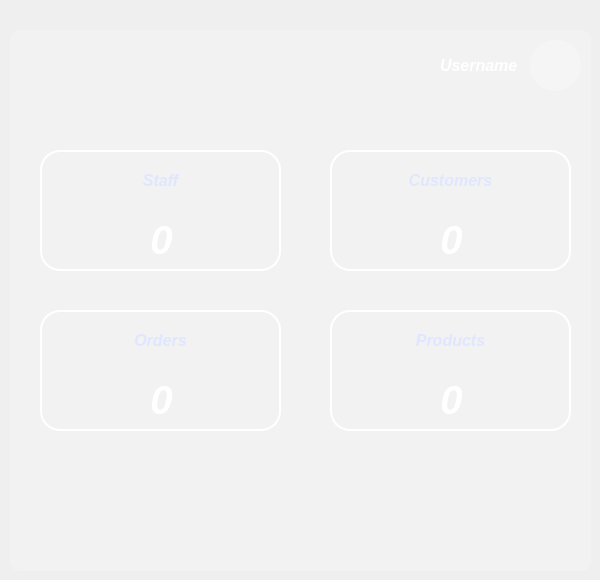
    <widget class="QWidget" name="dashboardPage">
     <widget class="QWidget" name="dashboardWidget" native="true">
      <property name="geometry">
       <rect>
        <x>10</x>
        <y>30</y>
        <width>581</width>
        <height>541</height>
       </rect>
      </property>
      <property name="styleSheet">
       <string notr="true">QWidget{
background-color: qlineargradient(spread:pad, x1:0, y1:0, x2:1, y2:0, stop:1 rgba(255, 255, 255, 54));
border-radius: 10px;
}
</string>
      </property>
      <widget class="QLabel" name="username">
       <property name="geometry">
        <rect>
         <x>430</x>
         <y>20</y>
         <width>81</width>
         <height>31</height>
        </rect>
       </property>
       <property name="font">
        <font>
         <family>Segoe UI</family>
         <pointsize>12</pointsize>
         <weight>75</weight>
         <italic>true</italic>
         <bold>true</bold>
        </font>
       </property>
       <property name="styleSheet">
        <string notr="true">font-style: italic;
border: none;
color: white;
background: transparent;</string>
       </property>
       <property name="text">
        <string>Username</string>
       </property>
      </widget>
      <widget class="QWidget" name="StaffTile" native="true">
       <property name="geometry">
        <rect>
         <x>30</x>
         <y>120</y>
         <width>241</width>
         <height>121</height>
        </rect>
       </property>
       <property name="styleSheet">
        <string notr="true">QWidget{
border: 2px solid white;
background-color: qlineargradient(spread:pad, x1:0, y1:0, x2:1, y2:0, stop:1 rgba(245, 245, 245, 44));
border-radius: 20px;  
}

QWidget:hover{
	width: 238px;
	height: 118px;	
}</string>
       </property>
       <widget class="QLabel" name="label_2">
        <property name="geometry">
         <rect>
          <x>20</x>
          <y>10</y>
          <width>201</width>
          <height>41</height>
         </rect>
        </property>
        <property name="font">
         <font>
          <family>Arial</family>
          <pointsize>12</pointsize>
          <weight>75</weight>
          <italic>true</italic>
          <bold>true</bold>
         </font>
        </property>
        <property name="styleSheet">
         <string notr="true">border: none;
background: transparent;
color:#dfe6ff;</string>
        </property>
        <property name="text">
         <string>Staff</string>
        </property>
        <property name="alignment">
         <set>Qt::AlignCenter</set>
        </property>
       </widget>
       <widget class="QLabel" name="staffCount">
        <property name="geometry">
         <rect>
          <x>16</x>
          <y>69</y>
          <width>211</width>
          <height>41</height>
         </rect>
        </property>
        <property name="font">
         <font>
          <family>Arial</family>
          <pointsize>30</pointsize>
          <weight>75</weight>
          <italic>true</italic>
          <bold>true</bold>
         </font>
        </property>
        <property name="styleSheet">
         <string notr="true">border: none;
background: transparent;
color: white;</string>
        </property>
        <property name="text">
         <string>0</string>
        </property>
        <property name="alignment">
         <set>Qt::AlignCenter</set>
        </property>
       </widget>
      </widget>
      <widget class="QWidget" name="customerTile" native="true">
       <property name="geometry">
        <rect>
         <x>320</x>
         <y>120</y>
         <width>241</width>
         <height>121</height>
        </rect>
       </property>
       <property name="styleSheet">
        <string notr="true">QWidget{
border: 2px solid white;
background-color: qlineargradient(spread:pad, x1:0, y1:0, x2:1, y2:0, stop:1 rgba(245, 245, 245, 44));
border-radius: 20px;  
}

QWidget:hover{
	width: 238px;
	height: 118px;	
}</string>
       </property>
       <widget class="QLabel" name="label_18">
        <property name="geometry">
         <rect>
          <x>20</x>
          <y>10</y>
          <width>201</width>
          <height>41</height>
         </rect>
        </property>
        <property name="font">
         <font>
          <family>Arial</family>
          <pointsize>12</pointsize>
          <weight>75</weight>
          <italic>true</italic>
          <bold>true</bold>
         </font>
        </property>
        <property name="styleSheet">
         <string notr="true">border: none;
background: transparent;
color:#dfe6ff;v</string>
        </property>
        <property name="text">
         <string>Customers</string>
        </property>
        <property name="alignment">
         <set>Qt::AlignCenter</set>
        </property>
       </widget>
       <widget class="QLabel" name="customerCount">
        <property name="geometry">
         <rect>
          <x>16</x>
          <y>69</y>
          <width>211</width>
          <height>41</height>
         </rect>
        </property>
        <property name="font">
         <font>
          <family>Arial</family>
          <pointsize>30</pointsize>
          <weight>75</weight>
          <italic>true</italic>
          <bold>true</bold>
         </font>
        </property>
        <property name="styleSheet">
         <string notr="true">border: none;
background: transparent;
color: white;</string>
        </property>
        <property name="text">
         <string>0</string>
        </property>
        <property name="alignment">
         <set>Qt::AlignCenter</set>
        </property>
       </widget>
      </widget>
      <widget class="QWidget" name="productsTile" native="true">
       <property name="geometry">
        <rect>
         <x>320</x>
         <y>280</y>
         <width>241</width>
         <height>121</height>
        </rect>
       </property>
       <property name="styleSheet">
        <string notr="true">QWidget{
border: 2px solid white;
background-color: qlineargradient(spread:pad, x1:0, y1:0, x2:1, y2:0, stop:1 rgba(245, 245, 245, 44));
border-radius: 20px;  
}

QWidget:hover{
	width: 238px;
	height: 118px;	
}</string>
       </property>
       <widget class="QLabel" name="label_20">
        <property name="geometry">
         <rect>
          <x>20</x>
          <y>10</y>
          <width>201</width>
          <height>41</height>
         </rect>
        </property>
        <property name="font">
         <font>
          <family>Arial</family>
          <pointsize>12</pointsize>
          <weight>75</weight>
          <italic>true</italic>
          <bold>true</bold>
         </font>
        </property>
        <property name="styleSheet">
         <string notr="true">border: none;
background: transparent;
color:#dfe6ff;v</string>
        </property>
        <property name="text">
         <string>Products</string>
        </property>
        <property name="alignment">
         <set>Qt::AlignCenter</set>
        </property>
       </widget>
       <widget class="QLabel" name="productCount">
        <property name="geometry">
         <rect>
          <x>16</x>
          <y>69</y>
          <width>211</width>
          <height>41</height>
         </rect>
        </property>
        <property name="font">
         <font>
          <family>Arial</family>
          <pointsize>30</pointsize>
          <weight>75</weight>
          <italic>true</italic>
          <bold>true</bold>
         </font>
        </property>
        <property name="styleSheet">
         <string notr="true">border: none;
background: transparent;
color: white;</string>
        </property>
        <property name="text">
         <string>0</string>
        </property>
        <property name="alignment">
         <set>Qt::AlignCenter</set>
        </property>
       </widget>
      </widget>
      <widget class="QWidget" name="ordersTile" native="true">
       <property name="geometry">
        <rect>
         <x>30</x>
         <y>280</y>
         <width>241</width>
         <height>121</height>
        </rect>
       </property>
       <property name="styleSheet">
        <string notr="true">QWidget{
border: 2px solid white;
background-color: qlineargradient(spread:pad, x1:0, y1:0, x2:1, y2:0, stop:1 rgba(245, 245, 245, 44));
border-radius: 20px;  
}

QWidget:hover{
	width: 238px;
	height: 118px;	
}</string>
       </property>
       <widget class="QLabel" name="label_16">
        <property name="geometry">
         <rect>
          <x>20</x>
          <y>10</y>
          <width>201</width>
          <height>41</height>
         </rect>
        </property>
        <property name="font">
         <font>
          <family>Arial</family>
          <pointsize>12</pointsize>
          <weight>75</weight>
          <italic>true</italic>
          <bold>true</bold>
         </font>
        </property>
        <property name="styleSheet">
         <string notr="true">border: none;
background: transparent;
color:#dfe6ff;v</string>
        </property>
        <property name="text">
         <string>Orders</string>
        </property>
        <property name="alignment">
         <set>Qt::AlignCenter</set>
        </property>
       </widget>
       <widget class="QLabel" name="orderCount">
        <property name="geometry">
         <rect>
          <x>16</x>
          <y>69</y>
          <width>211</width>
          <height>41</height>
         </rect>
        </property>
        <property name="font">
         <font>
          <family>Arial</family>
          <pointsize>30</pointsize>
          <weight>75</weight>
          <italic>true</italic>
          <bold>true</bold>
         </font>
        </property>
        <property name="styleSheet">
         <string notr="true">border: none;
background: transparent;
color: white;</string>
        </property>
        <property name="text">
         <string>0</string>
        </property>
        <property name="alignment">
         <set>Qt::AlignCenter</set>
        </property>
       </widget>
      </widget>
      <widget class="QPushButton" name="profilePic">
       <property name="geometry">
        <rect>
         <x>520</x>
         <y>10</y>
         <width>51</width>
         <height>51</height>
        </rect>
       </property>
       <property name="styleSheet">
        <string notr="true">border-radius: 25px;
</string>
       </property>
       <property name="text">
        <string/>
       </property>
      </widget>
     </widget>
    </widget>
